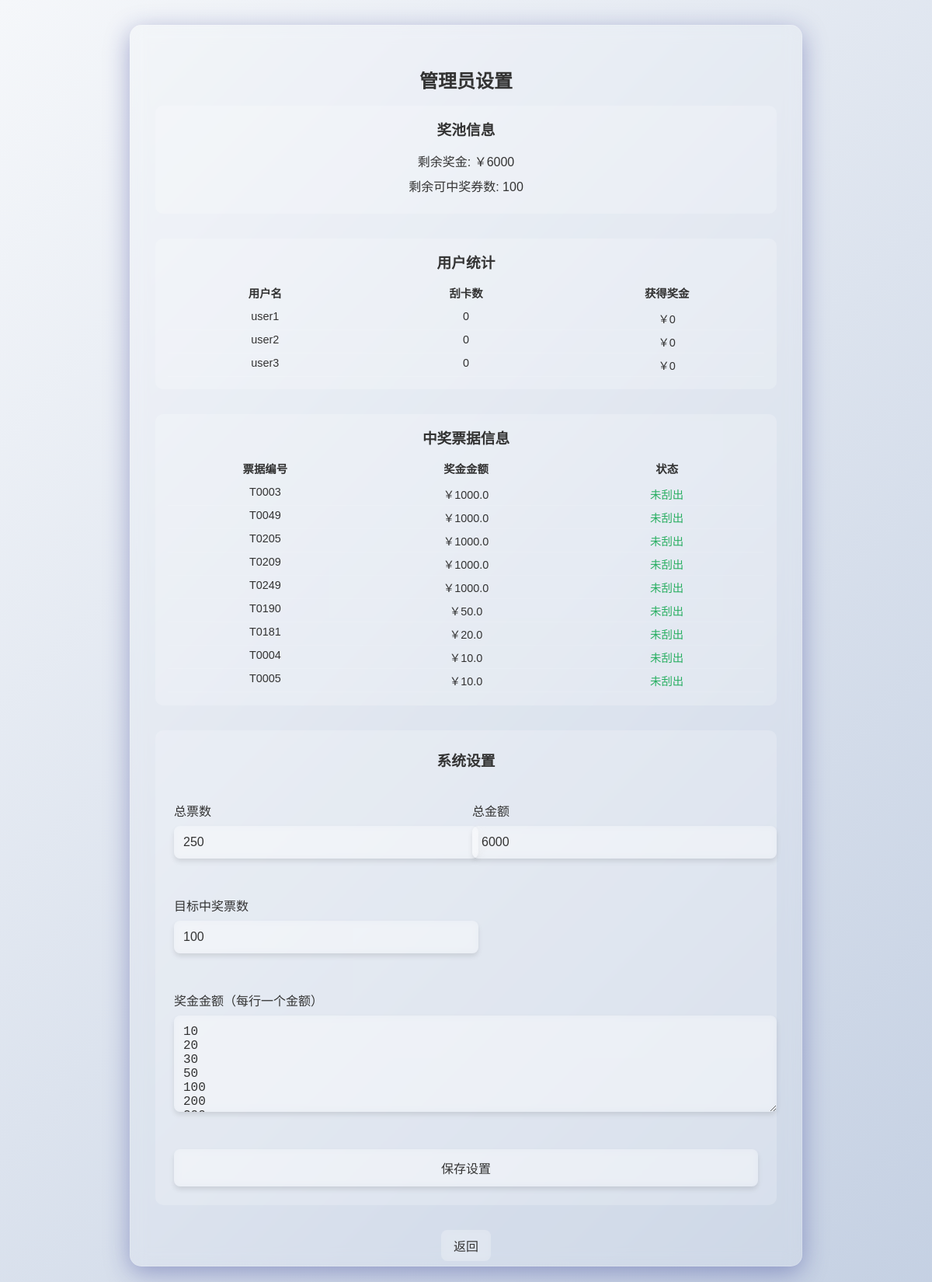
The app's page /admin/settings (signed in), older data.
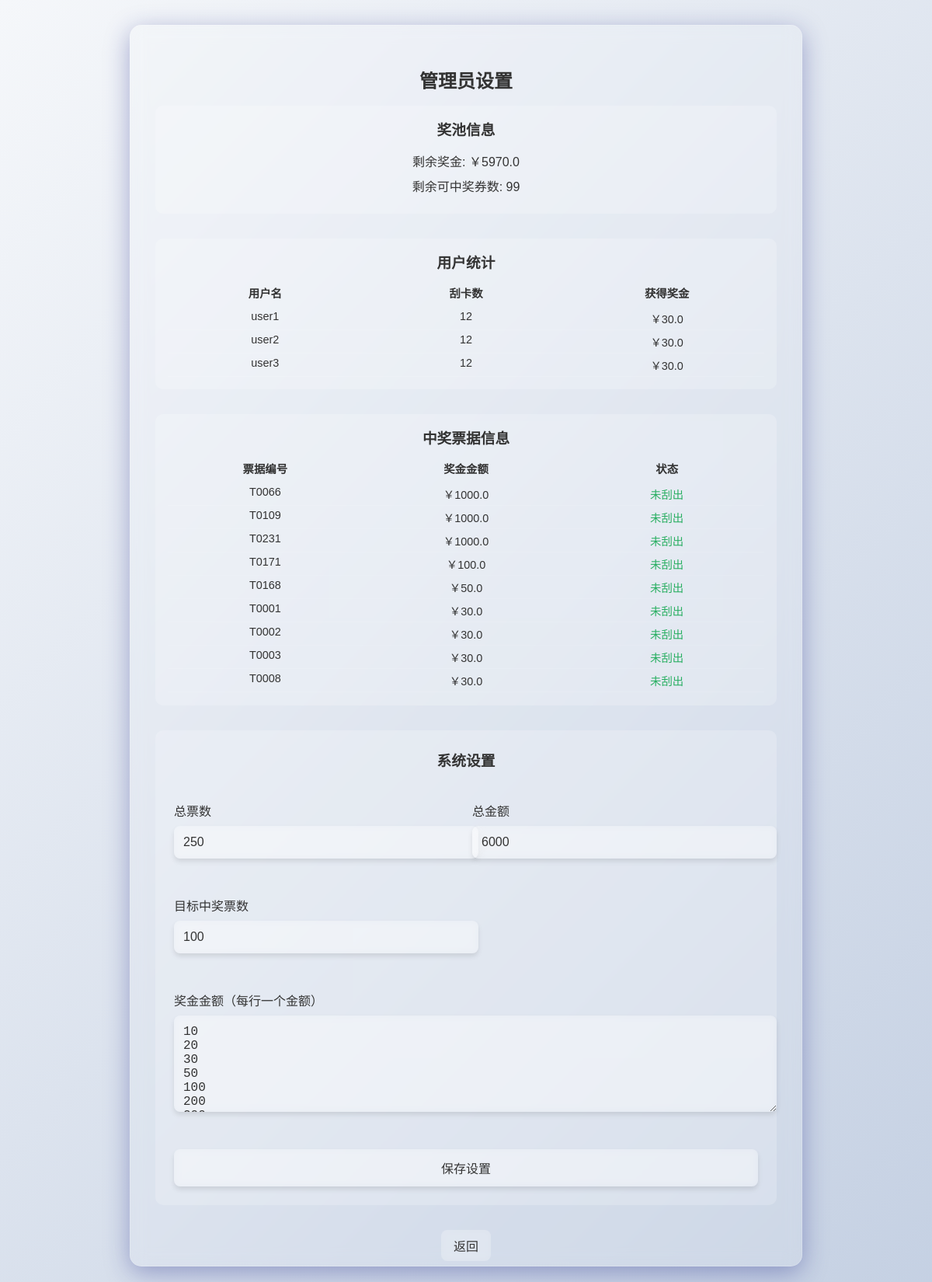
The same page, newer data.
### tables this page shows
CREATE TABLE users (
                id INTEGER PRIMARY KEY,
                username TEXT UNIQUE,
                password TEXT,
                spent_amount REAL DEFAULT 0
            );

CREATE TABLE tickets (
                id INTEGER PRIMARY KEY,
                ticket_number TEXT,
                amount REAL,
                is_selected INTEGER DEFAULT 0
            );

### app.py (the view, shortened to what this page needs)
@app.route('/admin/settings', methods=['GET', 'POST'])
def admin_settings():
    if 'admin' not in session:
        return redirect(url_for('admin'))
    try:
        with open('setting.json', 'r', encoding='utf-8') as f:
            settings = json.load(f)
    except FileNotFoundError:
        settings = {
            'total_tickets': 100,
            'total_amount': 10000,
            'target_winning_tickets': 50,
            'prize_amounts': [10, 20, 30, 50, 100, 200, 500, 1000]
        }
    user_stats = []
    remaining_prize_pool = 0
    remaining_winning_tickets = 0
    winning_tickets = []
    try:
        conn = sqlite3.connect('xx.sqlite')
        cursor = conn.cursor()
        cursor.execute('SELECT username FROM users')
        users = cursor.fetchall()
        cursor.execute('SELECT COUNT(*), COALESCE(SUM(amount), 0) FROM tickets WHERE is_selected = 1')
        total_scratched, total_winnings = cursor.fetchone()
        user_stats = []
        for user in users:
            user_stats.append((user[0], total_scratched or 0, total_winnings or 0))
        cursor.execute('SELECT COALESCE(SUM(amount), 0) FROM tickets WHERE is_selected = 1 AND amount > 0')
        won_amount = cursor.fetchone()[0] or 0
        remaining_prize_pool = settings['total_amount'] - won_amount
        cursor.execute('SELECT COUNT(*) FROM tickets WHERE is_selected = 1 AND amount > 0')
        won_tickets = cursor.fetchone()[0] or 0
        remaining_winning_tickets = settings['target_winning_tickets'] - won_tickets
        cursor.execute('SELECT ticket_number, amount, is_selected FROM tickets WHERE amount > 0 ORDER BY amount DESC, ticket_number')
        winning_tickets = cursor.fetchall()
        conn.close()
    except sqlite3.Error as e:
        print(f"查询统计信息错误: {e}")
    return render_template('admin_settings.html',
                         settings=settings,
                         user_stats=user_stats,
                         remaining_prize_pool=remaining_prize_pool,
                         remaining_winning_tickets=remaining_winning_tickets,
                         winning_tickets=winning_tickets)

### templates/admin_settings.html (shortened to what the changed rows need)
<!DOCTYPE html>
<html lang="zh-CN">
<head>
    <link rel="stylesheet" href="{{ url_for('static', filename='css/style.css') }}">
</head>
<body>
    <div class="glass-container">
        <h2>管理员设置</h2>
        <div style="margin-bottom: 2rem; padding: 1rem; background: rgba(255, 255, 255, 0.2); border-radius: 10px;">
            <h3 style="margin: 0 0 1rem 0; color: #333;">奖池信息</h3>
            <p style="margin: 0.5rem 0; color: #333;">剩余奖金: ￥{{ remaining_prize_pool }}</p>
            <p style="margin: 0.5rem 0; color: #333;">剩余可中奖券数: {{ remaining_winning_tickets }}</p>
        </div>
        <div style="margin-bottom: 2rem; padding: 1rem; background: rgba(255, 255, 255, 0.2); border-radius: 10px;">
            <div style="max-height: 200px; overflow-y: auto;">
                {% for user_stat in user_stats %}
                <div style="display: grid; grid-template-columns: 1fr 1fr 1fr; gap: 0.5rem; font-size: 0.9rem; padding: 0.25rem 0; border-bottom: 1px solid rgba(255, 255, 255, 0.1);">
                    <div style="color: #333;">{{ user_stat[0] }}</div>
                    <div style="color: #333;">{{ user_stat[1] }}</div>
                    <div style="color: #333;">￥{{ user_stat[2] }}</div>
                </div>
                {% endfor %}
            </div>
        </div>
        <div style="margin-bottom: 2rem; padding: 1rem; background: rgba(255, 255, 255, 0.2); border-radius: 10px;">
            <div style="max-height: 300px; overflow-y: auto;">
                {% for ticket in winning_tickets %}
                <div style="display: grid; grid-template-columns: 1fr 1fr 1fr; gap: 0.5rem; font-size: 0.9rem; padding: 0.25rem 0; border-bottom: 1px solid rgba(255, 255, 255, 0.1);">
                    <div style="color: #333;">{{ ticket[0] }}</div>
                    <div style="color: #333;">￥{{ ticket[1] }}</div>
                    <div style="color: {% if ticket[2] == 1 %} #e74c3c {% else %} #27ae60 {% endif %}">{{ '已刮出' if ticket[2] == 1 else '未刮出' }}</div>
                </div>
                {% endfor %}
            </div>
        </div>
    </div>
</body>
</html>

Row changes from the older to the newer data that the page shows:
no longer on this page (row edited): tickets: ticket_number "T0049", amount "1000.0", is_selected "未刮出"
no longer on this page (row edited): tickets: ticket_number "T0205", amount "1000.0", is_selected "未刮出"
no longer on this page (row edited): tickets: ticket_number "T0209", amount "1000.0", is_selected "未刮出"
no longer on this page (row edited): tickets: ticket_number "T0249", amount "1000.0", is_selected "未刮出"
no longer on this page (row edited): tickets: ticket_number "T0190", amount "50.0", is_selected "未刮出"
no longer on this page (row edited): tickets: ticket_number "T0181", amount "20.0", is_selected "未刮出"
no longer on this page (row edited): tickets: ticket_number "T0004", amount "10.0", is_selected "未刮出"
no longer on this page (row edited): tickets: ticket_number "T0005", amount "10.0", is_selected "未刮出"
computed for users "user1": user_stat "0" → "12"; user_stat "0" → "30.0"
computed for users "user2": user_stat "0" → "12"; user_stat "0" → "30.0"
computed for users "user3": user_stat "0" → "12"; user_stat "0" → "30.0"
now on this page (row edited): tickets: ticket_number "T0066", amount "1000.0", is_selected "未刮出"
now on this page (row edited): tickets: ticket_number "T0109", amount "1000.0", is_selected "未刮出"
now on this page (row edited): tickets: ticket_number "T0231", amount "1000.0", is_selected "未刮出"
now on this page (row edited): tickets: ticket_number "T0171", amount "100.0", is_selected "未刮出"
now on this page (row edited): tickets: ticket_number "T0168", amount "50.0", is_selected "未刮出"
now on this page (row edited): tickets: ticket_number "T0001", amount "30.0", is_selected "未刮出"
now on this page (row edited): tickets: ticket_number "T0002", amount "30.0", is_selected "未刮出"
changed tickets (number 8 of 9 on the later page): amount "1000.0" → "30.0"
now on this page (row edited): tickets: ticket_number "T0008", amount "30.0", is_selected "未刮出"
Text that changed along with them:
{{ remaining_prize_pool }}: "6000" → "5970.0"
{{ remaining_winning_tickets }}: "100" → "99"
